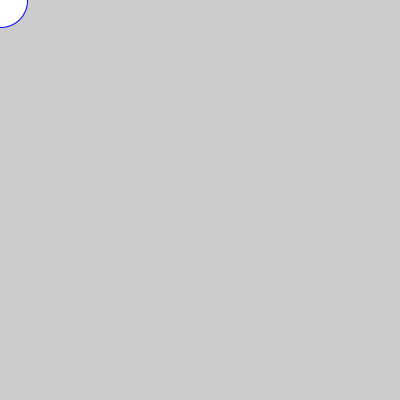
Frame 1 (no input)
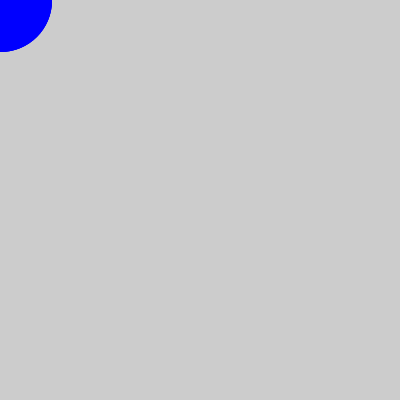
Frame 60 (the mouse pressed at the canvas centre just before this capture)
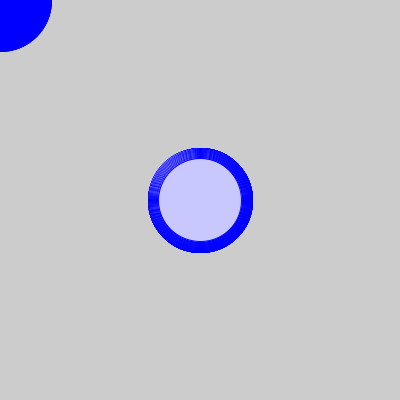
Frame 120 (the mouse held since frame 60 and released just before this capture)

The Processing sketch that drew these frames (run headless with seeded random() and noise(); from frame 60 on, the mouse is pressed at the canvas centre):

// Processing sketch: processing_185576
// ── processing_185576.pde

int azul = 255;
int tiempo = 0;
int diametro = 55;
  
void setup() {
  size(400, 400);
}
 
void draw() {
  tiempo = tiempo + 1;    
  azul = int(150 * (3 + sin(tiempo * 2 * PI / frameRate /1)));
  diametro = int(50 * (1 + sin( tiempo * 2 * PI / frameRate / 5))); // Modifica el diametro del circulo con el paso del tiempo
   
   diametro = diametro + 5;
 
   if (diametro > 60) {
   
   fill(mouseX,mouseY,azul);
    ellipse(mouseX, mouseY, diametro, diametro);
  } else {
     stroke(mouseX, mouseY,azul);  // colorea borde
    ellipse(mouseX, mouseY, diametro, diametro);
  }
} 
